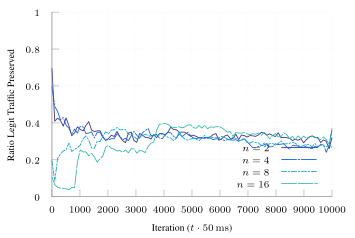

This chart was generated by the following gnuplot code:
set terminal tikz standalone color size 9cm,6cm font '\scriptsize' preamble '\usepackage{microtype} \usepackage{times} \usepackage[T1]{fontenc} \usepackage{siunitx}\sisetup{detect-all}'
set output "m-tcp-uncap.tex"

load "parula.pal"

set style line 102 lc rgb '#a0a0a0' lt 1 lw 1
set border ls 102
set colorbox border 102
set key textcolor rgb "black"
set tics textcolor rgb "black"
set label textcolor rgb "black"

set border 3
set grid x y
set xtics nomirror
set ytics nomirror

#set key autotitle columnhead
set datafile separator ","

set xlabel "Iteration ($t \\cdot{} \\SI{50}{\\milli\\second}$)"
set ylabel "Ratio Legit Traffic Preserved"

set yrange [0.0:1.0]
set key inside bottom right

plot '../results/m-tcp-uncap-2' u 1:3 w lines smooth sbezier title "$n=2$" dt 1, \
     '../results/m-tcp-uncap-4' u 1:3 w lines smooth sbezier title "$n=4$" dt (18,2,2,2), \
     '../results/m-tcp-uncap-8' u 1:3 w lines smooth sbezier title "$n=8$" ls 4  dt (6,2,2,2), \
     '../results/m-tcp-uncap-16' u 1:3 w lines smooth sbezier title "$n=16$" ls 5 dt (18,2)#, \
     #'../results/ft-f2-avg.csv' u 1:3 w lines smooth sbezier title "Duration" ls 6 dt (6,2), \
     #'../results/ft-f3-avg.csv' u 1:3 w lines smooth sbezier title "Flow Size" ls 7 dt (2,2)
